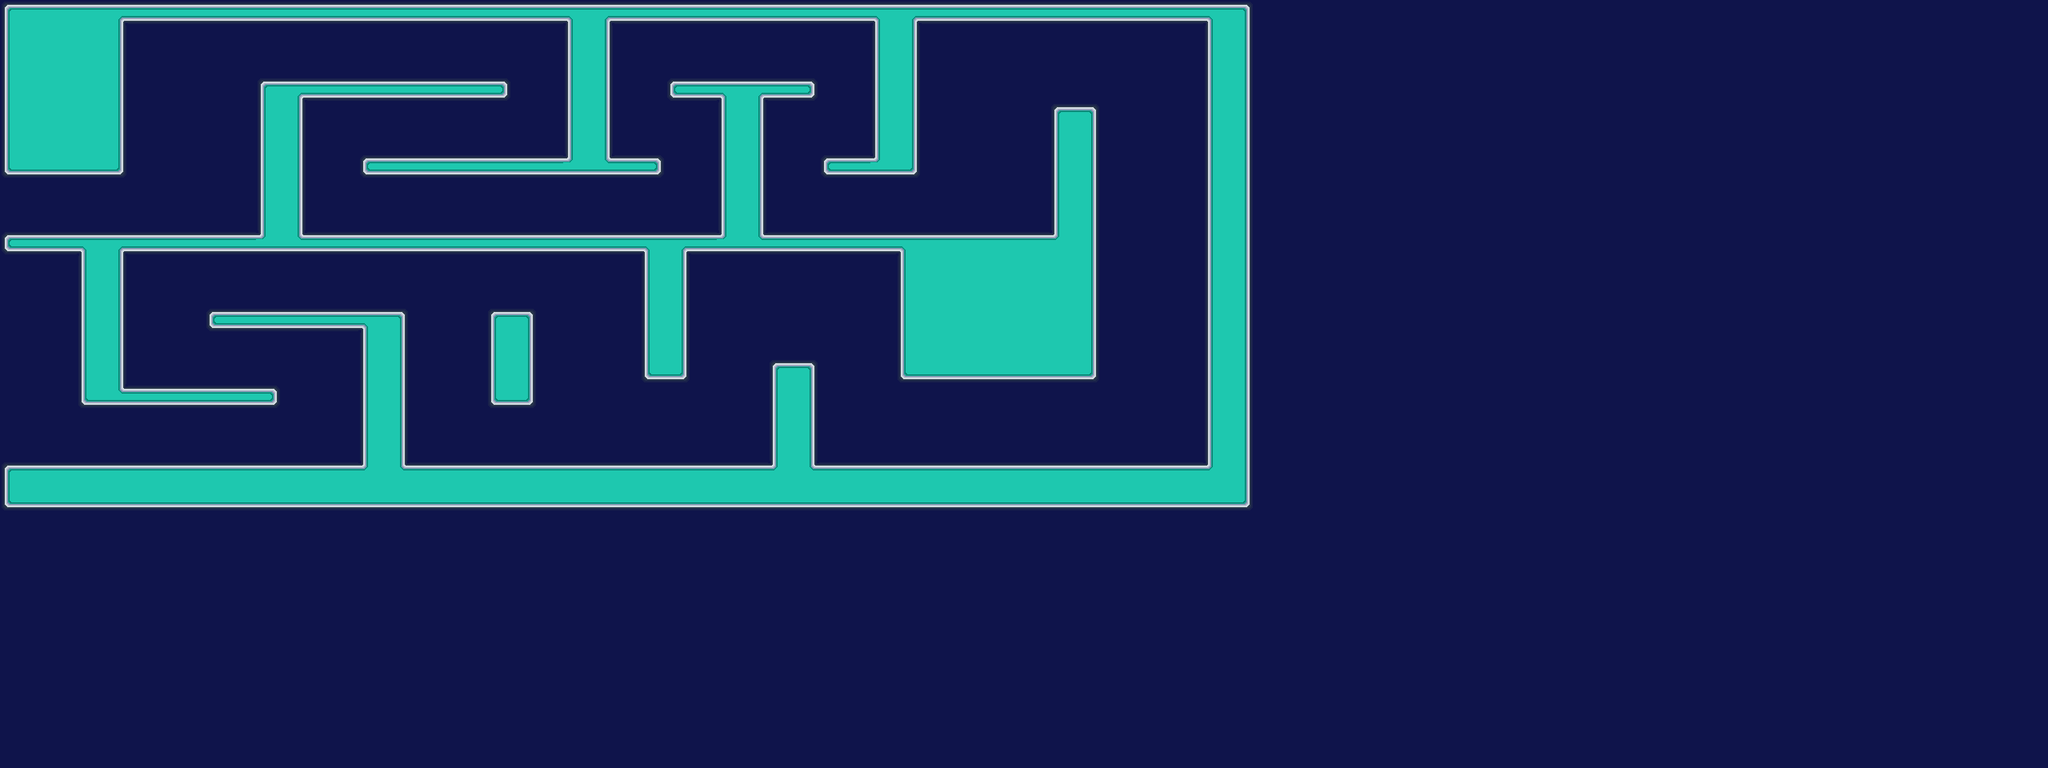

This is a level from a 2D game, rendered from its Tiled map with the project's own tilesets. A one-line summary and the complete map file follow:
An orthogonal 80x30 tile map with 32x32 px tiles, 1 tile layer (Tile Layer 1).

<map version="1.10" tiledversion="1.11.2" orientation="orthogonal" renderorder="right-down" width="80" height="30" tilewidth="32" tileheight="32" infinite="0" nextlayerid="2" nextobjectid="1">
 <tileset firstgid="1" source="Tilesets/TSXs/Overworld 3.tsx" />
 <layer id="1" name="Tile Layer 1" width="80" height="30">
  <data encoding="csv">
101,102,102,102,103,98,98,98,98,98,98,98,98,98,98,98,98,98,98,98,98,98,99,103,98,98,98,98,98,98,98,98,98,98,99,103,98,98,98,98,98,98,98,98,98,98,98,99,100,89,89,89,89,89,89,89,89,89,89,89,89,89,89,89,89,89,89,89,89,89,89,89,89,89,89,89,89,89,89,89,
76,86,86,62,63,89,89,89,89,89,89,89,89,89,89,89,89,89,89,89,89,89,76,63,89,89,89,89,89,89,89,89,89,89,76,63,89,89,89,89,89,89,89,89,89,89,89,76,63,89,89,89,89,89,89,89,89,89,89,89,89,89,89,89,89,89,89,89,89,89,89,89,89,89,89,89,89,89,89,89,
76,62,86,62,63,89,89,89,89,89,89,89,89,89,89,89,89,89,89,89,89,89,76,63,89,89,89,89,89,89,89,89,89,89,76,63,89,89,89,89,89,89,89,89,89,89,89,76,63,89,89,89,89,89,89,89,89,89,89,89,89,89,89,89,89,89,89,89,89,89,89,89,89,89,89,89,89,89,89,89,
76,62,62,86,63,89,89,89,89,89,101,103,98,98,98,98,98,98,98,123,89,89,76,63,89,89,122,98,99,103,98,123,89,89,76,63,89,89,89,89,89,89,89,89,89,89,89,76,63,89,89,89,89,89,89,89,89,89,89,89,89,89,89,89,89,89,89,89,89,89,89,89,89,89,89,89,89,89,89,89,
76,62,62,86,63,89,89,89,89,89,76,63,89,89,89,89,89,89,89,89,89,89,76,63,89,89,89,89,76,63,89,89,89,89,76,63,89,89,89,89,89,101,100,89,89,89,89,76,63,89,89,89,89,89,89,89,89,89,89,89,89,89,89,89,89,89,89,89,89,89,89,89,89,89,89,89,89,89,89,89,
76,86,86,86,63,89,89,89,89,89,76,63,89,89,89,89,89,89,89,89,89,89,76,63,89,89,89,89,76,63,89,89,89,89,76,63,89,89,89,89,89,76,63,89,89,89,89,76,63,89,89,89,89,89,89,89,89,89,89,89,89,89,89,89,89,89,89,89,89,89,89,89,89,89,89,89,89,89,89,89,
116,117,117,117,115,89,89,89,89,89,76,63,89,89,122,98,98,98,98,98,98,98,114,118,98,123,89,89,76,63,89,89,122,98,114,115,89,89,89,89,89,76,63,89,89,89,89,76,63,89,89,89,89,89,89,89,89,89,89,89,89,89,89,89,89,89,89,89,89,89,89,89,89,89,89,89,89,89,89,89,
89,89,89,89,89,89,89,89,89,89,76,63,89,89,89,89,89,89,89,89,89,89,89,89,89,89,89,89,76,63,89,89,89,89,89,89,89,89,89,89,89,76,63,89,89,89,89,76,63,89,89,89,89,89,89,89,89,89,89,89,89,89,89,89,89,89,89,89,89,89,89,89,89,89,89,89,89,89,89,89,
89,89,89,89,89,89,89,89,89,89,76,63,89,89,89,89,89,89,89,89,89,89,89,89,89,89,89,89,76,63,89,89,89,89,89,89,89,89,89,89,89,76,63,89,89,89,89,76,63,89,89,89,89,89,89,89,89,89,89,89,89,89,89,89,89,89,89,89,89,89,89,89,89,89,89,89,89,89,89,89,
122,98,98,99,103,98,98,98,98,98,114,118,98,98,98,98,98,98,98,98,98,98,98,98,98,99,103,98,114,118,98,98,98,98,98,99,102,102,102,102,102,61,63,89,89,89,89,76,63,89,89,89,89,89,89,89,89,89,89,89,89,89,89,89,89,89,89,89,89,89,89,89,89,89,89,89,89,89,89,89,
89,89,89,76,63,89,89,89,89,89,89,89,89,89,89,89,89,89,89,89,89,89,89,89,89,76,63,89,89,89,89,89,89,89,89,76,62,62,62,86,62,86,63,89,89,89,89,76,63,89,89,89,89,89,89,89,89,89,89,89,89,89,89,89,89,89,89,89,89,89,89,89,89,89,89,89,89,89,89,89,
89,89,89,76,63,89,89,89,89,89,89,89,89,89,89,89,89,89,89,89,89,89,89,89,89,76,63,89,89,89,89,89,89,89,89,76,86,62,86,62,62,86,63,89,89,89,89,76,63,89,89,89,89,89,89,89,89,89,89,89,89,89,89,89,89,89,89,89,89,89,89,89,89,89,89,89,89,89,89,89,
89,89,89,76,63,89,89,89,122,98,98,98,98,98,99,100,89,89,89,101,100,89,89,89,89,76,63,89,89,89,89,89,89,89,89,76,86,86,62,62,62,62,63,89,89,89,89,76,63,89,89,89,89,89,89,89,89,89,89,89,89,89,89,89,89,89,89,89,89,89,89,89,89,89,89,89,89,89,89,89,
89,89,89,76,63,89,89,89,89,89,89,89,89,89,76,63,89,89,89,76,63,89,89,89,89,76,63,89,89,89,89,89,89,89,89,76,62,62,62,86,86,86,63,89,89,89,89,76,63,89,89,89,89,89,89,89,89,89,89,89,89,89,89,89,89,89,89,89,89,89,89,89,89,89,89,89,89,89,89,89,
89,89,89,76,63,89,89,89,89,89,89,89,89,89,76,63,89,89,89,76,63,89,89,89,89,116,115,89,89,89,101,100,89,89,89,116,117,117,117,117,117,117,115,89,89,89,89,76,63,89,89,89,89,89,89,89,89,89,89,89,89,89,89,89,89,89,89,89,89,89,89,89,89,89,89,89,89,89,89,89,
89,89,89,116,118,98,98,98,98,98,123,89,89,89,76,63,89,89,89,116,115,89,89,89,89,89,89,89,89,89,76,63,89,89,89,89,89,89,89,89,89,89,89,89,89,89,89,76,63,89,89,89,89,89,89,89,89,89,89,89,89,89,89,89,89,89,89,89,89,89,89,89,89,89,89,89,89,89,89,89,
89,89,89,89,89,89,89,89,89,89,89,89,89,89,76,63,89,89,89,89,89,89,89,89,89,89,89,89,89,89,76,63,89,89,89,89,89,89,89,89,89,89,89,89,89,89,89,76,63,89,89,89,89,89,89,89,89,89,89,89,89,89,89,89,89,89,89,89,89,89,89,89,89,89,89,89,89,89,89,89,
89,89,89,89,89,89,89,89,89,89,89,89,89,89,76,63,89,89,89,89,89,89,89,89,89,89,89,89,89,89,76,63,89,89,89,89,89,89,89,89,89,89,89,89,89,89,89,76,63,89,89,89,89,89,89,89,89,89,89,89,89,89,89,89,89,89,89,89,89,89,89,89,89,89,89,89,89,89,89,89,
101,102,102,102,102,102,102,102,102,102,102,102,102,102,61,77,102,102,102,102,102,102,102,102,102,102,102,102,102,102,61,77,102,102,102,102,102,102,102,102,102,102,102,102,102,102,102,61,63,89,89,89,89,89,89,89,89,89,89,89,89,89,89,89,89,89,89,89,89,89,89,89,89,89,89,89,89,89,89,89,
116,117,117,117,117,117,117,117,117,117,117,117,117,117,117,117,117,117,117,117,117,117,117,117,117,117,117,117,117,117,117,117,117,117,117,117,117,117,117,117,117,117,117,117,117,117,117,117,115,89,89,89,89,89,89,89,89,89,89,89,89,89,89,89,89,89,89,89,89,89,89,89,89,89,89,89,89,89,89,89,
89,89,89,89,89,89,89,89,89,89,89,89,89,89,89,89,89,89,89,89,89,89,89,89,89,89,89,89,89,89,89,89,89,89,89,89,89,89,89,89,89,89,89,89,89,89,89,89,89,89,89,89,89,89,89,89,89,89,89,89,89,89,89,89,89,89,89,89,89,89,89,89,89,89,89,89,89,89,89,89,
89,89,89,89,89,89,89,89,89,89,89,89,89,89,89,89,89,89,89,89,89,89,89,89,89,89,89,89,89,89,89,89,89,89,89,89,89,89,89,89,89,89,89,89,89,89,89,89,89,89,89,89,89,89,89,89,89,89,89,89,89,89,89,89,89,89,89,89,89,89,89,89,89,89,89,89,89,89,89,89,
89,89,89,89,89,89,89,89,89,89,89,89,89,89,89,89,89,89,89,89,89,89,89,89,89,89,89,89,89,89,89,89,89,89,89,89,89,89,89,89,89,89,89,89,89,89,89,89,89,89,89,89,89,89,89,89,89,89,89,89,89,89,89,89,89,89,89,89,89,89,89,89,89,89,89,89,89,89,89,89,
89,89,89,89,89,89,89,89,89,89,89,89,89,89,89,89,89,89,89,89,89,89,89,89,89,89,89,89,89,89,89,89,89,89,89,89,89,89,89,89,89,89,89,89,89,89,89,89,89,89,89,89,89,89,89,89,89,89,89,89,89,89,89,89,89,89,89,89,89,89,89,89,89,89,89,89,89,89,89,89,
89,89,89,89,89,89,89,89,89,89,89,89,89,89,89,89,89,89,89,89,89,89,89,89,89,89,89,89,89,89,89,89,89,89,89,89,89,89,89,89,89,89,89,89,89,89,89,89,89,89,89,89,89,89,89,89,89,89,89,89,89,89,89,89,89,89,89,89,89,89,89,89,89,89,89,89,89,89,89,89,
89,89,89,89,89,89,89,89,89,89,89,89,89,89,89,89,89,89,89,89,89,89,89,89,89,89,89,89,89,89,89,89,89,89,89,89,89,89,89,89,89,89,89,89,89,89,89,89,89,89,89,89,89,89,89,89,89,89,89,89,89,89,89,89,89,89,89,89,89,89,89,89,89,89,89,89,89,89,89,89,
89,89,89,89,89,89,89,89,89,89,89,89,89,89,89,89,89,89,89,89,89,89,89,89,89,89,89,89,89,89,89,89,89,89,89,89,89,89,89,89,89,89,89,89,89,89,89,89,89,89,89,89,89,89,89,89,89,89,89,89,89,89,89,89,89,89,89,89,89,89,89,89,89,89,89,89,89,89,89,89,
89,89,89,89,89,89,89,89,89,89,89,89,89,89,89,89,89,89,89,89,89,89,89,89,89,89,89,89,89,89,89,89,89,89,89,89,89,89,89,89,89,89,89,89,89,89,89,89,89,89,89,89,89,89,89,89,89,89,89,89,89,89,89,89,89,89,89,89,89,89,89,89,89,89,89,89,89,89,89,89,
89,89,89,89,89,89,89,89,89,89,89,89,89,89,89,89,89,89,89,89,89,89,89,89,89,89,89,89,89,89,89,89,89,89,89,89,89,89,89,89,89,89,89,89,89,89,89,89,89,89,89,89,89,89,89,89,89,89,89,89,89,89,89,89,89,89,89,89,89,89,89,89,89,89,89,89,89,89,89,89,
89,89,89,89,89,89,89,89,89,89,89,89,89,89,89,89,89,89,89,89,89,89,89,89,89,89,89,89,89,89,89,89,89,89,89,89,89,89,89,89,89,89,89,89,89,89,89,89,89,89,89,89,89,89,89,89,89,89,89,89,89,89,89,89,89,89,89,89,89,89,89,89,89,89,89,89,89,89,89,89
</data>
 </layer>
</map>
